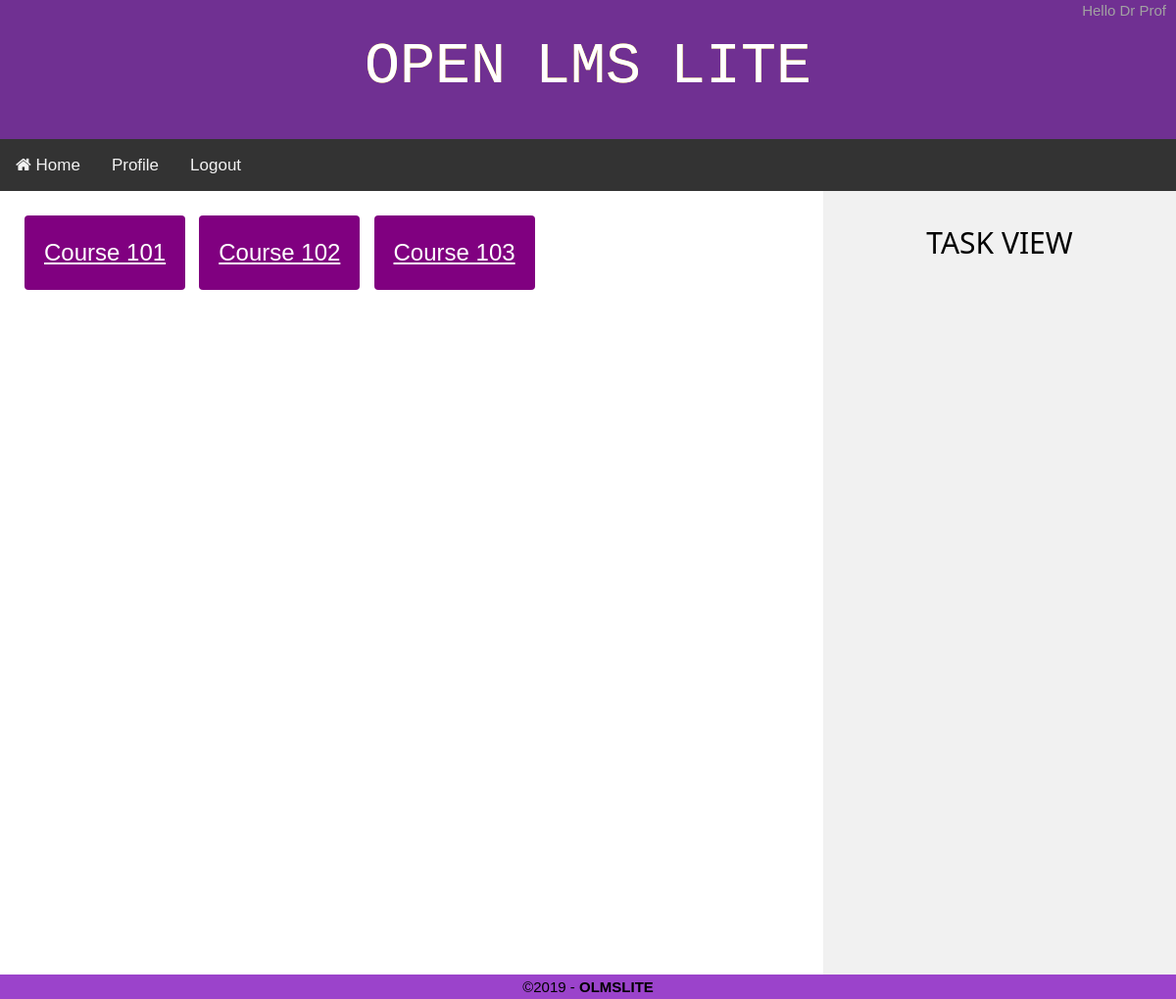
Screenshot of / (signed in) with the database file from the repository.
### accounts/models.py (models this page shows, shortened)
class User(AbstractBaseUser):
    email = models.CharField(max_length=255, unique=True)
    first_name = models.CharField(max_length=255, blank=True)
    last_name = models.CharField(max_length=255, blank=True)
    active = models.BooleanField(default=True)
    staff = models.BooleanField(default=False)
    admin = models.BooleanField(default=False)
    courses = models.ManyToManyField('courses.Course')
    USER_TYPE_CHOICES = (
        (2, 'student'),
        (1, 'professor'),
        (0, 'admin'),
    )
    role = models.SmallIntegerField(choices=USER_TYPE_CHOICES, blank=True)
    USERNAME_FIELD = 'email'
    REQUIRED_FIELDS = []
    objects = UserManager()
    @property
    def is_active(self):
        return self.active

### courses/models.py (models this page shows, shortened)
class Course(models.Model):
	course_name 	= models.CharField(max_length=255, unique=True)
	quizes			= models.ManyToManyField(Quiz)
	surveys 		= models.ManyToManyField(Survey)
	homeworks		= models.ManyToManyField(Homework)

### LMSLite/views.py (the view)
# urls.py: url(r'^$', views.index, name='index'),
def index(request):
    return render(request, 'index.html')

### templates/index.html (shortened to what this page needs)
{% extends 'base.html' %}
{% load static %}
{% block content %}
<div class="row">
    {% if user.is_authenticated %}
    <div class = "classList main w3-animate-opacity">
        {% for course in  user.courses.all %}
            <a href="{% url 'course_page' id=course.id%}"><span>{{ course.course_name }}</span></a>
        {% endfor %}
    </div>
    {% endif %}
  <div class="side w3-center w3- w3-animate-right">
      {% if user.is_authenticated %}
          <h2>TASK VIEW</h2>
      {% endif %}
  </div>
</div>
{% endblock content %}

### templates/base.html (shortened to what this page needs)
{% load static %}
<!doctype html>
<html lang="en-US">
<head>
	<link rel="stylesheet" href="https://cdnjs.cloudflare.com/ajax/libs/font-awesome/4.7.0/css/font-awesome.min.css">
    <link rel="stylesheet" type = "text/css" href="{% static '/css/main.css' %}">
    <link rel="stylesheet" type = "text/css" href="{% static '/css/w3.css' %}">
    <link rel="stylesheet" type = "text/css" href="{% static '/css/logo.css' %}">
</head>
<body>
  <header id="titlebar">
  {% if user.is_authenticated %}
    <p id="hellomessage">Hello {{ user.first_name }} {{ user.last_name }}</p>
  {% endif %}
  	<a href={% url 'index' %}>
        <pre class="logo" id ="logo">
        </pre>
  {% block navbar %}
    <nav>
       <div class="topnav" id="myTopnav">
       <a href="{% url 'index' %}"><i class="fa fa-home"></i> Home</a>
          <a href="{% url 'profile' %}">Profile</a>
          {% if user.is_authenticated %}
              <a href="{% url 'logout' %}">Logout</a>
          {% else %}
            <a href="{% url 'login' %}">Login</a>
          {% endif %}
      </div>
    </nav>
  {% endblock navbar %}
  </header>
  {% block content %}
  {% endblock content %}
  <footer>
	<div class="copyright">&copy;2019 - <strong>OLMSLITE</strong></div>
  </footer>
</body>
</html>

### templates/static/css/main.css (style rules this page uses)
* { box-sizing: border-box; margin: 0; padding: 0; border: 0; outline: 0; font-size: 100%; vertical-align: baseline; background: transparent; }
body { margin: 0; font-family: Arial, Helvetica, sans-serif; }
a pre { margin: auto; margin-left: auto; }
footer { text-align: center; height: 25px; line-height: 25px; z-index:-1; bottom:0; width:100%; display:block; }
.logo { font-size: 60px; width: fit-content; color: #eaeaea; }
#hellomessage { color: #a2a2a2; text-align: right; padding-right: 10px; }
.topnav { overflow: hidden; background-color: #333; }
.topnav a { float: left; display: block; color: #f2f2f2; text-align: center; padding: 14px 16px; text-decoration: none; font-size: 17px; }
#titlebar { background-color: #703092; text-align: center; }
.row { display: flex; flex-wrap: wrap; height: 100%; min-height: 100vh; margin: 0px; }
.side { flex: 30%; background-color: #f1f1f1; padding: 20px; min-height: 100%; }
.main { flex: 70%; background-color: white; padding: 20px; min-height: 100%; }
.copyright { text-align: center; background-color: #9b43cb; height: 25px; line-height: 25px; position:fixed;bottom:0; width:100%; display:block; }
.classList a { border-radius: 4px; background-color: #800080; border: none; color: #FFFFFF; text-align: center; font-size: 24px; padding: 20px; width: fit-content; transition: all 0.5s; cursor: pointer; margin: 5px; display: inline-flex; }
.classList a span { cursor: pointer; display: inline-block; position: relative; transition: 0.5s; }
.classList a span:after { content: '\00bb'; position: absolute; opacity: 0; top: 0; right: -20px; transition: 0.5s; }

### templates/static/css/w3.css (style rules this page uses)
html { box-sizing:border-box }
*,*:before,*:after { box-sizing:inherit }
html { -ms-text-size-adjust:100%;-webkit-text-size-adjust:100% }
body { margin:0 }
article,aside,details,figcaption,figure,footer,header,main,menu,nav,section,summary { display:block }
a { background-color:transparent;-webkit-text-decoration-skip:objects }
code,kbd,pre,samp { font-family:monospace,monospace;font-size:1em }
html,body { font-family:Verdana,sans-serif;font-size:15px;line-height:1.5 }
html { overflow-x:hidden }
h2 { font-size:30px }
h1,h2,h3,h4,h5,h6 { font-family:"Segoe UI",Arial,sans-serif;font-weight:400;margin:10px 0 }
a { color:inherit }
.w3-animate-opacity { animation:opac 0.8s }
.w3-animate-right { position:relative;animation:animateright 0.4s }
.w3-center { text-align:center!important }

### rows the page displays
User: first_name "Dr", last_name "Prof"
Course: course_name "Course 101"
Course: course_name "Course 102"
Course: course_name "Course 103"
